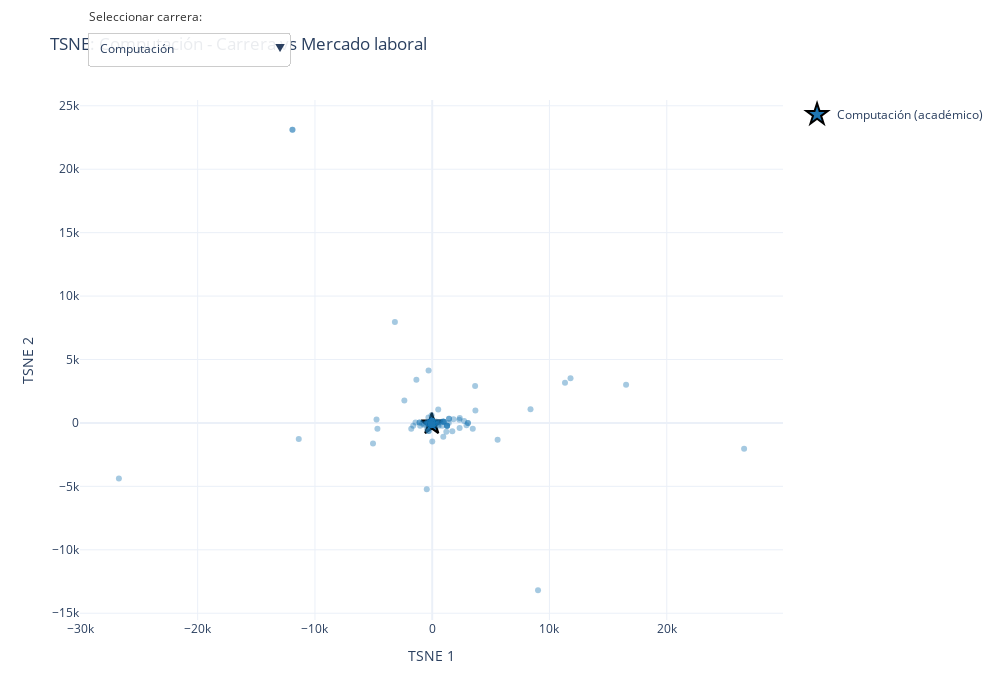

Write notebook code for a chart like this one.
### Code cell
# 7. Configurar layout y exportar a HTML
fig.update_layout(
    title=f'TSNE: {nombres_carreras[0]} - Carrera vs Mercado laboral',
    xaxis_title='TSNE 1',
    yaxis_title='TSNE 2',
    width=1000,
    height=700,
    template='plotly_white',
    hovermode='closest',
    updatemenus=[
        dict(
            buttons=buttons,
            direction='down',
            pad={'r': 10, 't': 10},
            showactive=True,
            x=0.01,
            xanchor='left',
            y=1.15,
            yanchor='top',
            bgcolor='rgba(255, 255, 255, 0.9)',
            bordercolor='#CCCCCC',
            borderwidth=1
        )
    ],
    annotations=[
        dict(
            text='Seleccionar carrera:',
            showarrow=False,
            x=0.01,
            y=1.18,
            xref='paper',
            yref='paper',
            align='left',
            xanchor='left',
            yanchor='top',
            font=dict(size=12, color='#333333')
        )
    ]
)

fig.show()

nombre_archivo = 'TSNE_global.html'
pio.write_html(fig, nombre_archivo, auto_open=False)

print(f"\n{'='*80}")
print(f"✓ Visualización TSNE completada exitosamente")
print(f"{'='*80}")
print(f"\nEstadísticas:")
print(f"   - Carreras analizadas: {len(nombres_carreras)}")
print(f"   - Total de puntos: {len(tsne_result_global):,}")
print(f"   - Trazas Plotly: {len(fig.data)}")
print(f"\nArchivo generado: {nombre_archivo}")

### Figure 1 — Plotly figure (JSON) as saved in the notebook; plotly's stock layout.template omitted (floating-point values rounded to 4 significant figures; data arrays with more than 128 entries replaced by an {"elided": "..."} marker saying what was removed)
{"data": [{"hovertemplate": "<b>Computación</b><br>Académico<br>TSNE1: %{x:.3f}<br>TSNE2: %{y:.3f}<extra></extra>", "legendgroup": "Computación", "marker": {"color": "#1f77b4", "line": {"color": "black", "width": 2}, "size": 16, "symbol": "star"}, "mode": "markers", "name": "Computación (académico)", "type": "scatter", "visible": true, "x": [-38.27], "y": [-88.69]}, {"hovertemplate": "<b>Computación</b><br>Oferta laboral<br>TSNE1: %{x:.3f}<br>TSNE2: %{y:.3f}<extra></extra>", "legendgroup": "Computación", "marker": {"color": "#1f77b4", "opacity": 0.4, "size": 6, "symbol": "circle"}, "mode": "markers", "name": "Computación (laboral)", "showlegend": false, "type": "scatter", "visible": true, "x": {"elided": "4101 float values"}, "y": {"elided": "4101 float values"}}, {"hovertemplate": "<b>Ciencias De Datos E IA</b><br>Académico<br>TSNE1: %{x:.3f}<br>TSNE2: %{y:.3f}<extra></extra>", "legendgroup": "Ciencias De Datos E IA", "marker": {"color": "#ff7f0e", "line": {"color": "black", "width": 2}, "size": 16, "symbol": "star"}, "mode": "markers", "name": "Ciencias De Datos E IA (académico)", "type": "scatter", "visible": false, "x": [-75.32], "y": [-103.8]}, {"hovertemplate": "<b>Ciencias De Datos E IA</b><br>Oferta laboral<br>TSNE1: %{x:.3f}<br>TSNE2: %{y:.3f}<extra></extra>", "legendgroup": "Ciencias De Datos E IA", "marker": {"color": "#ff7f0e", "opacity": 0.4, "size": 6, "symbol": "circle"}, "mode": "markers", "name": "Ciencias De Datos E IA (laboral)", "showlegend": false, "type": "scatter", "visible": false, "x": {"elided": "4836 float values"}, "y": {"elided": "4836 float values"}}, {"hovertemplate": "<b>Software</b><br>Académico<br>TSNE1: %{x:.3f}<br>TSNE2: %{y:.3f}<extra></extra>", "legendgroup": "Software", "marker": {"color": "#2ca02c", "line": {"color": "black", "width": 2}, "size": 16, "symbol": "star"}, "mode": "markers", "name": "Software (académico)", "type": "scatter", "visible": false, "x": [-82.71], "y": [26.21]}, {"hovertemplate": "<b>Software</b><br>Oferta laboral<br>TSNE1: %{x:.3f}<br>TSNE2: %{y:.3f}<extra></extra>", "legendgroup": "Software", "marker": {"color": "#2ca02c", "opacity": 0.4, "size": 6, "symbol": "circle"}, "mode": "markers", "name": "Software (laboral)", "showlegend": false, "type": "scatter", "visible": false, "x": {"elided": "5873 float values"}, "y": {"elided": "5873 float values"}}, {"hovertemplate": "<b>Sistemas de Información</b><br>Académico<br>TSNE1: %{x:.3f}<br>TSNE2: %{y:.3f}<extra></extra>", "legendgroup": "Sistemas de Información", "marker": {"color": "#d62728", "line": {"color": "black", "width": 2}, "size": 16, "symbol": "star"}, "mode": "markers", "name": "Sistemas de Información (académico)", "type": "scatter", "visible": false, "x": [-80.79], "y": [23.1]}, {"hovertemplate": "<b>Sistemas de Información</b><br>Oferta laboral<br>TSNE1: %{x:.3f}<br>TSNE2: %{y:.3f}<extra></extra>", "legendgroup": "Sistemas de Información", "marker": {"color": "#d62728", "opacity": 0.4, "size": 6, "symbol": "circle"}, "mode": "markers", "name": "Sistemas de Información (laboral)", "showlegend": false, "type": "scatter", "visible": false, "x": {"elided": "6157 float values"}, "y": {"elided": "6157 float values"}}, {"hovertemplate": "<b>Administración de Empresas</b><br>Académico<br>TSNE1: %{x:.3f}<br>TSNE2: %{y:.3f}<extra></extra>", "legendgroup": "Administración de Empresas", "marker": {"color": "#9467bd", "line": {"color": "black", "width": 2}, "size": 16, "symbol": "star"}, "mode": "markers", "name": "Administración de Empresas (académico)", "type": "scatter", "visible": false, "x": [-89.25], "y": [62.97]}, {"hovertemplate": "<b>Administración de Empresas</b><br>Oferta laboral<br>TSNE1: %{x:.3f}<br>TSNE2: %{y:.3f}<extra></extra>", "legendgroup": "Administración de Empresas", "marker": {"color": "#9467bd", "opacity": 0.4, "size": 6, "symbol": "circle"}, "mode": "markers", "name": "Administración de Empresas (laboral)", "showlegend": false, "type": "scatter", "visible": false, "x": {"elided": "5220 float values"}, "y": {"elided": "5220 float values"}}, {"hovertemplate": "<b>Agroindustria</b><br>Académico<br>TSNE1: %{x:.3f}<br>TSNE2: %{y:.3f}<extra></extra>", "legendgroup": "Agroindustria", "marker": {"color": "#8c564b", "line": {"color": "black", "width": 2}, "size": 16, "symbol": "star"}, "mode": "markers", "name": "Agroindustria (académico)", "type": "scatter", "visible": false, "x": [-13.02], "y": [169.9]}, {"hovertemplate": "<b>Agroindustria</b><br>Oferta laboral<br>TSNE1: %{x:.3f}<br>TSNE2: %{y:.3f}<extra></extra>", "legendgroup": "Agroindustria", "marker": {"color": "#8c564b", "opacity": 0.4, "size": 6, "symbol": "circle"}, "mode": "markers", "name": "Agroindustria (laboral)", "showlegend": false, "type": "scatter", "visible": false, "x": {"elided": "1688 float values"}, "y": {"elided": "1688 float values"}}, {"hovertemplate": "<b>Matemática</b><br>Académico<br>TSNE1: %{x:.3f}<br>TSNE2: %{y:.3f}<extra></extra>", "legendgroup": "Matemática", "marker": {"color": "#e377c2", "line": {"color": "black", "width": 2}, "size": 16, "symbol": "star"}, "mode": "markers", "name": "Matemática (académico)", "type": "scatter", "visible": false, "x": [-135.0], "y": [-12.63]}, {"hovertemplate": "<b>Matemática</b><br>Oferta laboral<br>TSNE1: %{x:.3f}<br>TSNE2: %{y:.3f}<extra></extra>", "legendgroup": "Matemática", "marker": {"color": "#e377c2", "opacity": 0.4, "size": 6, "symbol": "circle"}, "mode": "markers", "name": "Matemática (laboral)", "showlegend": false, "type": "scatter", "visible": false, "x": {"elided": "399 float values"}, "y": {"elided": "399 float values"}}, {"hovertemplate": "<b>Matemática Aplicada</b><br>Académico<br>TSNE1: %{x:.3f}<br>TSNE2: %{y:.3f}<extra></extra>", "legendgroup": "Matemática Aplicada", "marker": {"color": "#7f7f7f", "line": {"color": "black", "width": 2}, "size": 16, "symbol": "star"}, "mode": "markers", "name": "Matemática Aplicada (académico)", "type": "scatter", "visible": false, "x": [-115.1], "y": [9.159]}, {"hovertemplate": "<b>Matemática Aplicada</b><br>Oferta laboral<br>TSNE1: %{x:.3f}<br>TSNE2: %{y:.3f}<extra></extra>", "legendgroup": "Matemática Aplicada", "marker": {"color": "#7f7f7f", "opacity": 0.4, "size": 6, "symbol": "circle"}, "mode": "markers", "name": "Matemática Aplicada (laboral)", "showlegend": false, "type": "scatter", "visible": false, "x": {"elided": "383 float values"}, "y": {"elided": "383 float values"}}, {"hovertemplate": "<b>Física</b><br>Académico<br>TSNE1: %{x:.3f}<br>TSNE2: %{y:.3f}<extra></extra>", "legendgroup": "Física", "marker": {"color": "#bcbd22", "line": {"color": "black", "width": 2}, "size": 16, "symbol": "star"}, "mode": "markers", "name": "Física (académico)", "type": "scatter", "visible": false, "x": [-75.94], "y": [42.66]}, {"hovertemplate": "<b>Física</b><br>Oferta laboral<br>TSNE1: %{x:.3f}<br>TSNE2: %{y:.3f}<extra></extra>", "legendgroup": "Física", "marker": {"color": "#bcbd22", "opacity": 0.4, "size": 6, "symbol": "circle"}, "mode": "markers", "name": "Física (laboral)", "showlegend": false, "type": "scatter", "visible": false, "x": {"elided": "1614 float values"}, "y": {"elided": "1614 float values"}}, {"hovertemplate": "<b>Geología</b><br>Académico<br>TSNE1: %{x:.3f}<br>TSNE2: %{y:.3f}<extra></extra>", "legendgroup": "Geología", "marker": {"color": "#17becf", "line": {"color": "black", "width": 2}, "size": 16, "symbol": "star"}, "mode": "markers", "name": "Geología (académico)", "type": "scatter", "visible": false, "x": [15.4], "y": [160.3]}, {"hovertemplate": "<b>Geología</b><br>Oferta laboral<br>TSNE1: %{x:.3f}<br>TSNE2: %{y:.3f}<extra></extra>", "legendgroup": "Geología", "marker": {"color": "#17becf", "opacity": 0.4, "size": 6, "symbol": "circle"}, "mode": "markers", "name": "Geología (laboral)", "showlegend": false, "type": "scatter", "visible": false, "x": {"elided": "1074 float values"}, "y": {"elided": "1074 float values"}}, {"hovertemplate": "<b>Ingeniería De La Producción</b><br>Académico<br>TSNE1: %{x:.3f}<br>TSNE2: %{y:.3f}<extra></extra>", "legendgroup": "Ingeniería De La Producción", "marker": {"color": "#F0F8FF", "line": {"color": "black", "width": 2}, "size": 16, "symbol": "star"}, "mode": "markers", "name": "Ingeniería De La Producción (académico)", "type": "scatter", "visible": false, "x": [-93.87], "y": [35.38]}, {"hovertemplate": "<b>Ingeniería De La Producción</b><br>Oferta laboral<br>TSNE1: %{x:.3f}<br>TSNE2: %{y:.3f}<extra></extra>", "legendgroup": "Ingeniería De La Producción", "marker": {"color": "#F0F8FF", "opacity": 0.4, "size": 6, "symbol": "circle"}, "mode": "markers", "name": "Ingeniería De La Producción (laboral)", "showlegend": false, "type": "scatter", "visible": false, "x": {"elided": "4503 float values"}, "y": {"elided": "4503 float values"}}, {"hovertemplate": "<b>Materiales</b><br>Académico<br>TSNE1: %{x:.3f}<br>TSNE2: %{y:.3f}<extra></extra>", "legendgroup": "Materiales", "marker": {"color": "#FAEBD7", "line": {"color": "black", "width": 2}, "size": 16, "symbol": "star"}, "mode": "markers", "name": "Materiales (académico)", "type": "scatter", "visible": false, "x": [-95.98], "y": [-26.83]}, {"hovertemplate": "<b>Materiales</b><br>Oferta laboral<br>TSNE1: %{x:.3f}<br>TSNE2: %{y:.3f}<extra></extra>", "legendgroup": "Materiales", "marker": {"color": "#FAEBD7", "opacity": 0.4, "size": 6, "symbol": "circle"}, "mode": "markers", "name": "Materiales (laboral)", "showlegend": false, "type": "scatter", "visible": false, "x": {"elided": "2127 float values"}, "y": {"elided": "2127 float values"}}, {"hovertemplate": "<b>Mecánica</b><br>Académico<br>TSNE1: %{x:.3f}<br>TSNE2: %{y:.3f}<extra></extra>", "legendgroup": "Mecánica", "marker": {"color": "#00FFFF", "line": {"color": "black", "width": 2}, "size": 16, "symbol": "star"}, "mode": "markers", "name": "Mecánica (académico)", "type": "scatter", "visible": false, "x": [-82.72], "y": [41.18]}, {"hovertemplate": "<b>Mecánica</b><br>Oferta laboral<br>TSNE1: %{x:.3f}<br>TSNE2: %{y:.3f}<extra></extra>", "legendgroup": "Mecánica", "marker": {"color": "#00FFFF", "opacity": 0.4, "size": 6, "symbol": "circle"}, "mode": "markers", "name": "Mecánica (laboral)", "showlegend": false, "type": "scatter", "visible": false, "x": {"elided": "1633 float values"}, "y": {"elided": "1633 float values"}}, {"hovertemplate": "<b>Mecatrónica</b><br>Académico<br>TSNE1: %{x:.3f}<br>TSNE2: %{y:.3f}<extra></extra>", "legendgroup": "Mecatrónica", "marker": {"color": "#7FFFD4", "line": {"color": "black", "width": 2}, "size": 16, "symbol": "star"}, "mode": "markers", "name": "Mecatrónica (académico)", "type": "scatter", "visible": false, "x": [-112.2], "y": [-25.18]}, {"hovertemplate": "<b>Mecatrónica</b><br>Oferta laboral<br>TSNE1: %{x:.3f}<br>TSNE2: %{y:.3f}<extra></extra>", "legendgroup": "Mecatrónica", "marker": {"color": "#7FFFD4", "opacity": 0.4, "size": 6, "symbol": "circle"}, "mode": "markers", "name": "Mecatrónica (laboral)", "showlegend": false, "type": "scatter", "visible": false, "x": {"elided": "1338 float values"}, "y": {"elided": "1338 float values"}}, {"hovertemplate": "<b>Petróleos</b><br>Académico<br>TSNE1: %{x:.3f}<br>TSNE2: %{y:.3f}<extra></extra>", "legendgroup": "Petróleos", "marker": {"color": "#F0FFFF", "line": {"color": "black", "width": 2}, "size": 16, "symbol": "star"}, "mode": "markers", "name": "Petróleos (académico)", "type": "scatter", "visible": false, "x": [-35.48], "y": [108.1]}, {"hovertemplate": "<b>Petróleos</b><br>Oferta laboral<br>TSNE1: %{x:.3f}<br>TSNE2: %{y:.3f}<extra></extra>", "legendgroup": "Petróleos", "marker": {"color": "#F0FFFF", "opacity": 0.4, "size": 6, "symbol": "circle"}, "mode": "markers", "name": "Petróleos (laboral)", "showlegend": false, "type": "scatter", "visible": false, "x": {"elided": "1551 float values"}, "y": {"elided": "1551 float values"}}, {"hovertemplate": "<b>Ingeniería Química</b><br>Académico<br>TSNE1: %{x:.3f}<br>TSNE2: %{y:.3f}<extra></extra>", "legendgroup": "Ingeniería Química", "marker": {"color": "#F5F5DC", "line": {"color": "black", "width": 2}, "size": 16, "symbol": "star"}, "mode": "markers", "name": "Ingeniería Química (académico)", "type": "scatter", "visible": false, "x": [-60.66], "y": [87.25]}, {"hovertemplate": "<b>Ingeniería Química</b><br>Oferta laboral<br>TSNE1: %{x:.3f}<br>TSNE2: %{y:.3f}<extra></extra>", "legendgroup": "Ingeniería Química", "marker": {"color": "#F5F5DC", "opacity": 0.4, "size": 6, "symbol": "circle"}, "mode": "markers", "name": "Ingeniería Química (laboral)", "showlegend": false, "type": "scatter", "visible": false, "x": {"elided": "1148 float values"}, "y": {"elided": "1148 float values"}}, {"hovertemplate": "<b>Telecomunicaciones</b><br>Académico<br>TSNE1: %{x:.3f}<br>TSNE2: %{y:.3f}<extra></extra>", "legendgroup": "Telecomunicaciones", "marker": {"color": "#FFE4C4", "line": {"color": "black", "width": 2}, "size": 16, "symbol": "star"}, "mode": "markers", "name": "Telecomunicaciones (académico)", "type": "scatter", "visible": false, "x": [-22.1], "y": [-72.75]}, {"hovertemplate": "<b>Telecomunicaciones</b><br>Oferta laboral<br>TSNE1: %{x:.3f}<br>TSNE2: %{y:.3f}<extra></extra>", "legendgroup": "Telecomunicaciones", "marker": {"color": "#FFE4C4", "opacity": 0.4, "size": 6, "symbol": "circle"}, "mode": "markers", "name": "Telecomunicaciones (laboral)", "showlegend": false, "type": "scatter", "visible": false, "x": {"elided": "2935 float values"}, "y": {"elided": "2935 float values"}}, {"hovertemplate": "<b>Ingeniería Civil</b><br>Académico<br>TSNE1: %{x:.3f}<br>TSNE2: %{y:.3f}<extra></extra>", "legendgroup": "Ingeniería Civil", "marker": {"color": "#000000", "line": {"color": "black", "width": 2}, "size": 16, "symbol": "star"}, "mode": "markers", "name": "Ingeniería Civil (académico)", "type": "scatter", "visible": false, "x": [-84.64], "y": [44.21]}, {"hovertemplate": "<b>Ingeniería Civil</b><br>Oferta laboral<br>TSNE1: %{x:.3f}<br>TSNE2: %{y:.3f}<extra></extra>", "legendgroup": "Ingeniería Civil", "marker": {"color": "#000000", "opacity": 0.4, "size": 6, "symbol": "circle"}, "mode": "markers", "name": "Ingeniería Civil (laboral)", "showlegend": false, "type": "scatter", "visible": false, "x": {"elided": "3864 float values"}, "y": {"elided": "3864 float values"}}, {"hovertemplate": "<b>Economía</b><br>Académico<br>TSNE1: %{x:.3f}<br>TSNE2: %{y:.3f}<extra></extra>", "legendgroup": "Economía", "marker": {"color": "#FFEBCD", "line": {"color": "black", "width": 2}, "size": 16, "symbol": "star"}, "mode": "markers", "name": "Economía (académico)", "type": "scatter", "visible": false, "x": [-2152.0], "y": [220.5]}, {"hovertemplate": "<b>Economía</b><br>Oferta laboral<br>TSNE1: %{x:.3f}<br>TSNE2: %{y:.3f}<extra></extra>", "legendgroup": "Economía", "marker": {"color": "#FFEBCD", "opacity": 0.4, "size": 6, "symbol": "circle"}, "mode": "markers", "name": "Economía (laboral)", "showlegend": false, "type": "scatter", "visible": false, "x": {"elided": "2506 float values"}, "y": {"elided": "2506 float values"}}, {"hovertemplate": "<b>Electricidad</b><br>Académico<br>TSNE1: %{x:.3f}<br>TSNE2: %{y:.3f}<extra></extra>", "legendgroup": "Electricidad", "marker": {"color": "#0000FF", "line": {"color": "black", "width": 2}, "size": 16, "symbol": "star"}, "mode": "markers", "name": "Electricidad (académico)", "type": "scatter", "visible": false, "x": [-64.46], "y": [55.92]}, {"hovertemplate": "<b>Electricidad</b><br>Oferta laboral<br>TSNE1: %{x:.3f}<br>TSNE2: %{y:.3f}<extra></extra>", "legendgroup": "Electricidad", "marker": {"color": "#0000FF", "opacity": 0.4, "size": 6, "symbol": "circle"}, "mode": "markers", "name": "Electricidad (laboral)", "showlegend": false, "type": "scatter", "visible": false, "x": {"elided": "2066 float values"}, "y": {"elided": "2066 float values"}}, {"hovertemplate": "<b>Electrónica Y Automatización</b><br>Académico<br>TSNE1: %{x:.3f}<br>TSNE2: %{y:.3f}<extra></extra>", "legendgroup": "Electrónica Y Automatización", "marker": {"color": "#8A2BE2", "line": {"color": "black", "width": 2}, "size": 16, "symbol": "star"}, "mode": "markers", "name": "Electrónica Y Automatización (académico)", "type": "scatter", "visible": false, "x": [-57.68], "y": [73.93]}, {"hovertemplate": "<b>Electrónica Y Automatización</b><br>Oferta laboral<br>TSNE1: %{x:.3f}<br>TSNE2: %{y:.3f}<extra></extra>", "legendgroup": "Electrónica Y Automatización", "marker": {"color": "#8A2BE2", "opacity": 0.4, "size": 6, "symbol": "circle"}, "mode": "markers", "name": "Electrónica Y Automatización (laboral)", "showlegend": false, "type": "scatter", "visible": false, "x": {"elided": "6349 float values"}, "y": {"elided": "6349 float values"}}, {"hovertemplate": "<b>Ingeniería Ambiental</b><br>Académico<br>TSNE1: %{x:.3f}<br>TSNE2: %{y:.3f}<extra></extra>", "legendgroup": "Ingeniería Ambiental", "marker": {"color": "#A52A2A", "line": {"color": "black", "width": 2}, "size": 16, "symbol": "star"}, "mode": "markers", "name": "Ingeniería Ambiental (académico)", "type": "scatter", "visible": false, "x": [15.52], "y": [132.8]}, {"hovertemplate": "<b>Ingeniería Ambiental</b><br>Oferta laboral<br>TSNE1: %{x:.3f}<br>TSNE2: %{y:.3f}<extra></extra>", "legendgroup": "Ingeniería Ambiental", "marker": {"color": "#A52A2A", "opacity": 0.4, "size": 6, "symbol": "circle"}, "mode": "markers", "name": "Ingeniería Ambiental (laboral)", "showlegend": false, "type": "scatter", "visible": false, "x": {"elided": "3295 float values"}, "y": {"elided": "3295 float values"}}], "layout": {"annotations": [{"align": "left", "font": {"color": "#333333", "size": 12}, "showarrow": false, "text": "Seleccionar carrera:", "x": 0.01, "xanchor": "left", "xref": "paper", "y": 1.18, "yanchor": "top", "yref": "paper"}], "height": 700, "hovermode": "closest", "title": {"text": "TSNE: Computación - Carrera vs Mercado laboral"}, "updatemenus": [{"bgcolor": "rgba(255, 255, 255, 0.9)", "bordercolor": "#CCCCCC", "borderwidth": 1, "buttons": [{"args": [{"visible": [true, true, false, false, false, false, false, false, false, false, false, false, false, false, false, false, false, false, false, false, false, false, false, false, false, false, false, false, false, false, false, false, false, false, false, false, false, false, false, false, false, false, false, false]}, {"title": "TSNE: Computación - Carrera vs Mercado laboral"}], "label": "Computación", "method": "update"}, {"args": [{"visible": [false, false, true, true, false, false, false, false, false, false, false, false, false, false, false, false, false, false, false, false, false, false, false, false, false, false, false, false, false, false, false, false, false, false, false, false, false, false, false, false, false, false, false, false]}, {"title": "TSNE: Ciencias De Datos E IA - Carrera vs Mercado laboral"}], "label": "Ciencias De Datos E IA", "method": "update"}, {"args": [{"visible": [false, false, false, false, true, true, false, false, false, false, false, false, false, false, false, false, false, false, false, false, false, false, false, false, false, false, false, false, false, false, false, false, false, false, false, false, false, false, false, false, false, false, false, false]}, {"title": "TSNE: Software - Carrera vs Mercado laboral"}], "label": "Software", "method": "update"}, {"args": [{"visible": [false, false, false, false, false, false, true, true, false, false, false, false, false, false, false, false, false, false, false, false, false, false, false, false, false, false, false, false, false, false, false, false, false, false, false, false, false, false, false, false, false, false, false, false]}, {"title": "TSNE: Sistemas de Información - Carrera vs Mercado laboral"}], "label": "Sistemas de Información", "method": "update"}, {"args": [{"visible": [false, false, false, false, false, false, false, false, true, true, false, false, false, false, false, false, false, false, false, false, false, false, false, false, false, false, false, false, false, false, false, false, false, false, false, false, false, false, false, false, false, false, false, false]}, {"title": "TSNE: Administración de Empresas - Carrera vs Mercado laboral"}], "label": "Administración de Empresas", "method": "update"}, {"args": [{"visible": [false, false, false, false, false, false, false, false, false, false, true, true, false, false, false, false, false, false, false, false, false, false, false, false, false, false, false, false, false, false, false, false, false, false, false, false, false, false, false, false, false, false, false, false]}, {"title": "TSNE: Agroindustria - Carrera vs Mercado laboral"}], "label": "Agroindustria", "method": "update"}, {"args": [{"visible": [false, false, false, false, false, false, false, false, false, false, false, false, true, true, false, false, false, false, false, false, false, false, false, false, false, false, false, false, false, false, false, false, false, false, false, false, false, false, false, false, false, false, false, false]}, {"title": "TSNE: Matemática - Carrera vs Mercado laboral"}], "label": "Matemática", "method": "update"}, {"args": [{"visible": [false, false, false, false, false, false, false, false, false, false, false, false, false, false, true, true, false, false, false, false, false, false, false, false, false, false, false, false, false, false, false, false, false, false, false, false, false, false, false, false, false, false, false, false]}, {"title": "TSNE: Matemática Aplicada - Carrera vs Mercado laboral"}], "label": "Matemática Aplicada", "method": "update"}, {"args": [{"visible": [false, false, false, false, false, false, false, false, false, false, false, false, false, false, false, false, true, true, false, false, false, false, false, false, false, false, false, false, false, false, false, false, false, false, false, false, false, false, false, false, false, false, false, false]}, {"title": "TSNE: Física - Carrera vs Mercado laboral"}], "label": "Física", "method": "update"}, {"args": [{"visible": [false, false, false, false, false, false, false, false, false, false, false, false, false, false, false, false, false, false, true, true, false, false, false, false, false, false, false, false, false, false, false, false, false, false, false, false, false, false, false, false, false, false, false, false]}, {"title": "TSNE: Geología - Carrera vs Mercado laboral"}], "label": "Geología", "method": "update"}, {"args": [{"visible": [false, false, false, false, false, false, false, false, false, false, false, false, false, false, false, false, false, false, false, false, true, true, false, false, false, false, false, false, false, false, false, false, false, false, false, false, false, false, false, false, false, false, false, false]}, {"title": "TSNE: Ingeniería De La Producción - Carrera vs Mercado laboral"}], "label": "Ingeniería De La Producción", "method": "update"}, {"args": [{"visible": [false, false, false, false, false, false, false, false, false, false, false, false, false, false, false, false, false, false, false, false, false, false, true, true, false, false, false, false, false, false, false, false, false, false, false, false, false, false, false, false, false, false, false, false]}, {"title": "TSNE: Materiales - Carrera vs Mercado laboral"}], "label": "Materiales", "method": "update"}, {"args": [{"visible": [false, false, false, false, false, false, false, false, false, false, false, false, false, false, false, false, false, false, false, false, false, false, false, false, true, true, false, false, false, false, false, false, false, false, false, false, false, false, false, false, false, false, false, false]}, {"title": "TSNE: Mecánica - Carrera vs Mercado laboral"}], "label": "Mecánica", "method": "update"}, {"args": [{"visible": [false, false, false, false, false, false, false, false, false, false, false, false, false, false, false, false, false, false, false, false, false, false, false, false, false, false, true, true, false, false, false, false, false, false, false, false, false, false, false, false, false, false, false, false]}, {"title": "TSNE: Mecatrónica - Carrera vs Mercado laboral"}], "label": "Mecatrónica", "method": "update"}, {"args": [{"visible": [false, false, false, false, false, false, false, false, false, false, false, false, false, false, false, false, false, false, false, false, false, false, false, false, false, false, false, false, true, true, false, false, false, false, false, false, false, false, false, false, false, false, false, false]}, {"title": "TSNE: Petróleos - Carrera vs Mercado laboral"}], "label": "Petróleos", "method": "update"}, {"args": [{"visible": [false, false, false, false, false, false, false, false, false, false, false, false, false, false, false, false, false, false, false, false, false, false, false, false, false, false, false, false, false, false, true, true, false, false, false, false, false, false, false, false, false, false, false, false]}, {"title": "TSNE: Ingeniería Química - Carrera vs Mercado laboral"}], "label": "Ingeniería Química", "method": "update"}, {"args": [{"visible": [false, false, false, false, false, false, false, false, false, false, false, false, false, false, false, false, false, false, false, false, false, false, false, false, false, false, false, false, false, false, false, false, true, true, false, false, false, false, false, false, false, false, false, false]}, {"title": "TSNE: Telecomunicaciones - Carrera vs Mercado laboral"}], "label": "Telecomunicaciones", "method": "update"}, {"args": [{"visible": [false, false, false, false, false, false, false, false, false, false, false, false, false, false, false, false, false, false, false, false, false, false, false, false, false, false, false, false, false, false, false, false, false, false, true, true, false, false, false, false, false, false, false, false]}, {"title": "TSNE: Ingeniería Civil - Carrera vs Mercado laboral"}], "label": "Ingeniería Civil", "method": "update"}, {"args": [{"visible": [false, false, false, false, false, false, false, false, false, false, false, false, false, false, false, false, false, false, false, false, false, false, false, false, false, false, false, false, false, false, false, false, false, false, false, false, true, true, false, false, false, false, false, false]}, {"title": "TSNE: Economía - Carrera vs Mercado laboral"}], "label": "Economía", "method": "update"}, {"args": [{"visible": [false, false, false, false, false, false, false, false, false, false, false, false, false, false, false, false, false, false, false, false, false, false, false, false, false, false, false, false, false, false, false, false, false, false, false, false, false, false, true, true, false, false, false, false]}, {"title": "TSNE: Electricidad - Carrera vs Mercado laboral"}], "label": "Electricidad", "method": "update"}, {"args": [{"visible": [false, false, false, false, false, false, false, false, false, false, false, false, false, false, false, false, false, false, false, false, false, false, false, false, false, false, false, false, false, false, false, false, false, false, false, false, false, false, false, false, true, true, false, false]}, {"title": "TSNE: Electrónica Y Automatización - Carrera vs Mercado laboral"}], "label": "Electrónica Y Automatización", "method": "update"}, {"args": [{"visible": [false, false, false, false, false, false, false, false, false, false, false, false, false, false, false, false, false, false, false, false, false, false, false, false, false, false, false, false, false, false, false, false, false, false, false, false, false, false, false, false, false, false, true, true]}, {"title": "TSNE: Ingeniería Ambiental - Carrera vs Mercado laboral"}], "label": "Ingeniería Ambiental", "method": "update"}, {"args": [{"visible": [true, true, true, true, true, true, true, true, true, true, true, true, true, true, true, true, true, true, true, true, true, true, true, true, true, true, true, true, true, true, true, true, true, true, true, true, true, true, true, true, true, true, true, true]}, {"title": "TSNE global: Todas las Carreras vs Mercado laboral"}], "label": "Todas las carreras", "method": "update"}], "direction": "down", "pad": {"r": 10, "t": 10}, "showactive": true, "x": 0.01, "xanchor": "left", "y": 1.15, "yanchor": "top"}], "width": 1000, "xaxis": {"title": {"text": "TSNE 1"}}, "yaxis": {"title": {"text": "TSNE 2"}}}}
